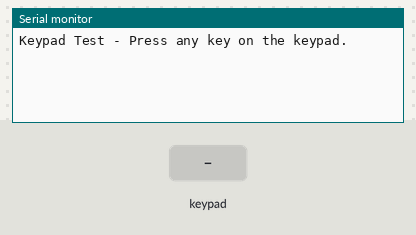
This sketch was run on a simulated Arduino Mega 2560, built with avr-gcc and run on an emulated ATmega2560. Parts: the last lines printed to the serial monitor. The test bench sets the inputs (shaded band).

Above: at 1.2 s.
1.3 s: key '1' pressed
At 2.5 s:
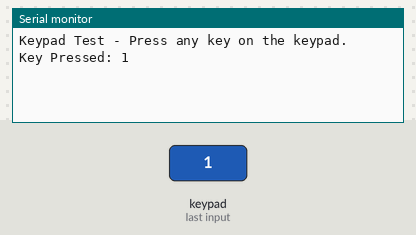
2.8 s: keypad keys 2 4 2 6 2 8 3 0 # pressed 0.4 s apart
At 7.2 s:
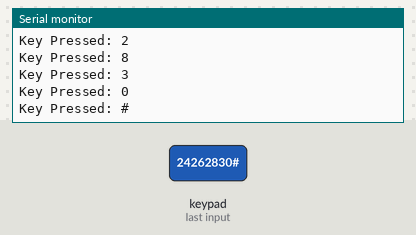
7.9 s: key 'A' pressed
At 8.7 s:
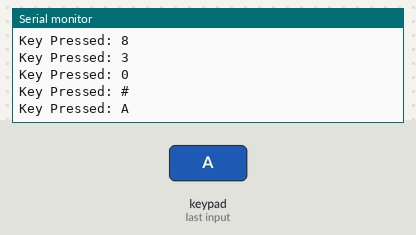
9.4 s: keypad keys 2 4 2 6 2 8 3 0 * pressed 0.4 s apart
At 13.5 s:
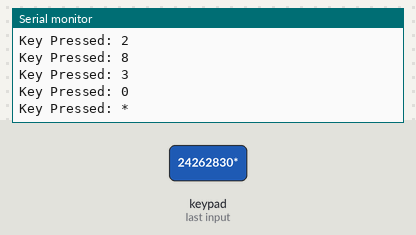
14.5 s: key 'B' pressed
At 15.0 s:
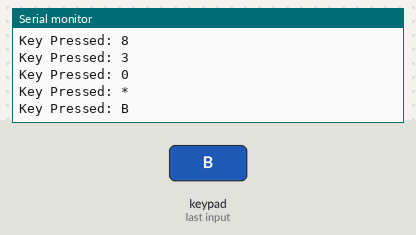
16.0 s: keypad keys 2 4 2 6 2 8 3 0 D pressed 0.4 s apart
At 19.7 s:
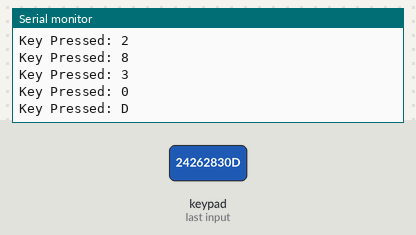
Timing chart, 0 to 21.2 s (numbered marks = the images above; inputs shaded):
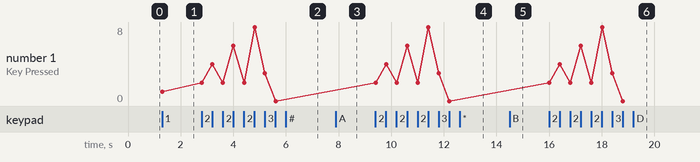

Measured:
- after the input at 1.3 s, the serial monitor: prints a new line at once (image 1)
- after the input at 2.8 s, the serial monitor: prints a new line at once (image 2)
- after the input at 7.9 s, the serial monitor: prints a new line at once (image 3)
- after the input at 9.4 s, the serial monitor: prints a new line at once (image 4)
- after the input at 14.5 s, the serial monitor: prints a new line at once (image 5)
- after the input at 16.0 s, the serial monitor: prints a new line at once (image 6)
- plotted number 1: 1 → 0 after the input at 2.8 s

The sketch:

KEYPAD_ARDUINO.ino
```cpp
#include <Keypad.h>

// Define the keypad layout (adjust as per your actual keypad layout)
const byte ROW_NUM    = 4;  // four rows
const byte COLUMN_NUM = 4;  // four columns

char keys[ROW_NUM][COLUMN_NUM] = {
  {'1','2','3','A'},
  {'4','5','6','B'},
  {'7','8','9','C'},
  {'*','0','#','D'}
};

// Define the pin numbers for rows and columns using the new pin mapping
byte pin_rows[ROW_NUM] = {24, 26, 28, 30};  // Rows connected to D24, D26, D28, D30
byte pin_column[COLUMN_NUM] = {33, 35, 37, 39};  // Columns connected to D31, D33, D35, D37

// Initialize the keypad library
Keypad keypad = Keypad(makeKeymap(keys), pin_rows, pin_column, ROW_NUM, COLUMN_NUM);

void setup() {
  Serial.begin(9600);  // Start serial communication at 115200 baud rate

  // No need for explicit pinMode or pull-up for the Mega; Keypad library handles it

  Serial.println("Keypad Test - Press any key on the keypad.");
}

void loop() {
  char key = keypad.getKey();  // Get the key pressed
  if (key) {  // If a key is pressed
    Serial.print("Key Pressed: ");
    Serial.println(key);  // Print the key value to Serial Monitor
  }
}
```
